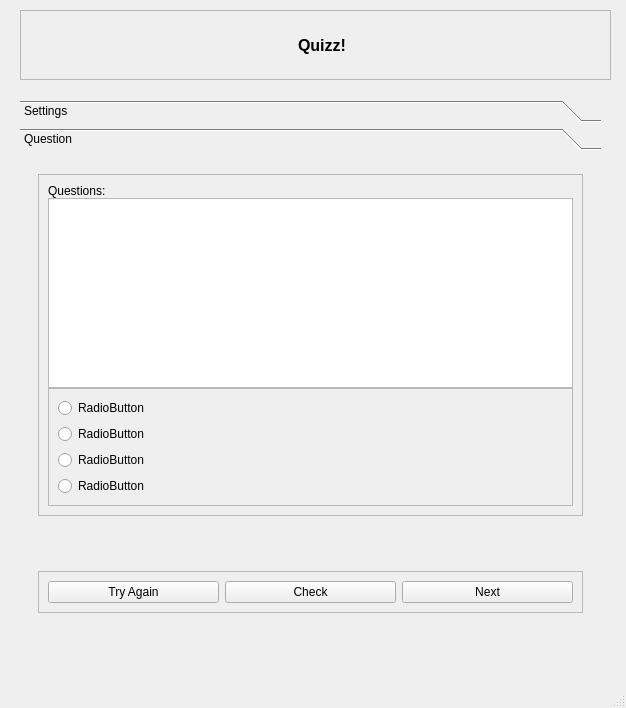
<?xml version="1.0" encoding="UTF-8"?>
<ui version="4.0">
 <class>MainWindow</class>
 <widget class="QMainWindow" name="MainWindow">
  <property name="geometry">
   <rect>
    <x>0</x>
    <y>0</y>
    <width>626</width>
    <height>708</height>
   </rect>
  </property>
  <property name="windowTitle">
   <string>Quiz</string>
  </property>
  <property name="windowIcon">
   <iconset>
    <normaloff>../../../../Users/DELL/Desktop/craps/qz.png</normaloff>../../../../Users/DELL/Desktop/craps/qz.png</iconset>
  </property>
  <property name="styleSheet">
   <string notr="true">QToolBox::tab,
QPushButton,
QLabel,
QplaintextEdit,
QRadioButton,
QStatusBar,
{
font-family:system-ui;
font-size:14px;
}
#tittle_frame{
background-color:#393e4d;
}

#tittle_frame QLabel{
font-family: Zurich XBIK BT;
font-size:30px;
color:#fff;
}
QToolBoxButton{
min-height:35px;
}
QToolBox::tab{
background:qlineargradient(x1:0,y1:0,x2:0,y2:1,
stop:0#a6a29a,stop:0.4#DDDDDD,
stop:0.6 #D8D8D8,stop:1.0 #a6a29a);
padding:0.10px;
}
QToolBox::tab:selected{
font: italic;
font-weight:600;
}
QLabel{
border-radiu:3px;
padding:5px;
color:#0a3622;
min-height:20px;

}
QcomboBox, QspinBox, QLineEdit{
min-height:20px;
padding:5px;
font-family: Times New Roman;
font-size:14px;
color:#3232CD;
}
QPushButton {
    padding: 10px;
    border-top-right-radius: 10px 15px; /* Using single values for simplicity as multi-value might be interpreted differently */
    border-top-left-radius: 5px;
    border-bottom-left-radius: 10px  15px;
    border-bottom-right-radius: 5px;
    max-width: 200px;
    background-color: #2d6df4;
    font-weight: bold; /* Changed to 'bold' for clearer compatibility */
    color: #fff;
}
</string>
  </property>
  <widget class="QWidget" name="centralwidget">
   <widget class="QToolBox" name="toolBox">
    <property name="geometry">
     <rect>
      <x>20</x>
      <y>100</y>
      <width>581</width>
      <height>531</height>
     </rect>
    </property>
    <property name="currentIndex">
     <number>1</number>
    </property>
    <widget class="QWidget" name="widget">
     <property name="geometry">
      <rect>
       <x>0</x>
       <y>0</y>
       <width>581</width>
       <height>461</height>
      </rect>
     </property>
     <attribute name="label">
      <string>Settings</string>
     </attribute>
     <layout class="QGridLayout" name="gridLayout_3">
      <item row="0" column="0">
       <widget class="QFrame" name="db_frame">
        <property name="frameShadow">
         <enum>QFrame::Shadow::Raised</enum>
        </property>
        <layout class="QGridLayout" name="gridLayout_4">
         <item row="0" column="0">
          <layout class="QHBoxLayout" name="horizontalLayout_2">
           <item>
            <widget class="QLabel" name="label_14">
             <property name="text">
              <string>Number of Questions</string>
             </property>
            </widget>
           </item>
           <item>
            <widget class="QSpinBox" name="spinBox_2">
             <property name="minimum">
              <number>1</number>
             </property>
             <property name="maximum">
              <number>20</number>
             </property>
             <property name="value">
              <number>20</number>
             </property>
            </widget>
           </item>
          </layout>
         </item>
         <item row="4" column="0">
          <spacer name="verticalSpacer_3">
           <property name="orientation">
            <enum>Qt::Orientation::Vertical</enum>
           </property>
           <property name="sizeHint" stdset="0">
            <size>
             <width>20</width>
             <height>289</height>
            </size>
           </property>
          </spacer>
         </item>
         <item row="2" column="0">
          <spacer name="verticalSpacer_2">
           <property name="orientation">
            <enum>Qt::Orientation::Vertical</enum>
           </property>
           <property name="sizeHint" stdset="0">
            <size>
             <width>20</width>
             <height>140</height>
            </size>
           </property>
          </spacer>
         </item>
         <item row="3" column="0">
          <widget class="QFrame" name="frame_2">
           <property name="frameShape">
            <enum>QFrame::Shape::StyledPanel</enum>
           </property>
           <property name="frameShadow">
            <enum>QFrame::Shadow::Raised</enum>
           </property>
           <layout class="QGridLayout" name="gridLayout_2">
            <item row="0" column="0">
             <widget class="QPushButton" name="pushButton_4">
              <property name="text">
               <string>Get New Question</string>
              </property>
             </widget>
            </item>
           </layout>
          </widget>
         </item>
         <item row="1" column="0">
          <layout class="QHBoxLayout" name="horizontalLayout_4">
           <item>
            <widget class="QLabel" name="label_11">
             <property name="text">
              <string>Select Category</string>
             </property>
            </widget>
           </item>
           <item>
            <widget class="QComboBox" name="comboBox_6"/>
           </item>
          </layout>
         </item>
        </layout>
       </widget>
      </item>
     </layout>
    </widget>
    <widget class="QWidget" name="page_2">
     <property name="geometry">
      <rect>
       <x>0</x>
       <y>0</y>
       <width>581</width>
       <height>461</height>
      </rect>
     </property>
     <attribute name="label">
      <string>Question</string>
     </attribute>
     <layout class="QGridLayout" name="gridLayout_5">
      <item row="0" column="0">
       <widget class="QFrame" name="question_frame">
        <property name="frameShape">
         <enum>QFrame::Shape::NoFrame</enum>
        </property>
        <property name="frameShadow">
         <enum>QFrame::Shadow::Raised</enum>
        </property>
        <layout class="QVBoxLayout" name="verticalLayout_3">
         <item>
          <widget class="QFrame" name="questions_frame">
           <property name="frameShape">
            <enum>QFrame::Shape::StyledPanel</enum>
           </property>
           <property name="frameShadow">
            <enum>QFrame::Shadow::Raised</enum>
           </property>
           <layout class="QVBoxLayout" name="verticalLayout_2">
            <property name="spacing">
             <number>0</number>
            </property>
            <item>
             <widget class="QLabel" name="label_10">
              <property name="text">
               <string>Questions:</string>
              </property>
             </widget>
            </item>
            <item>
             <widget class="QPlainTextEdit" name="plainTextEdit"/>
            </item>
            <item>
             <widget class="QFrame" name="answer_frame">
              <property name="frameShape">
               <enum>QFrame::Shape::StyledPanel</enum>
              </property>
              <property name="frameShadow">
               <enum>QFrame::Shadow::Raised</enum>
              </property>
              <layout class="QVBoxLayout" name="verticalLayout">
               <item>
                <widget class="QRadioButton" name="radioButton">
                 <property name="text">
                  <string>RadioButton</string>
                 </property>
                </widget>
               </item>
               <item>
                <widget class="QRadioButton" name="radioButton_2">
                 <property name="text">
                  <string>RadioButton</string>
                 </property>
                </widget>
               </item>
               <item>
                <widget class="QRadioButton" name="radioButton_3">
                 <property name="text">
                  <string>RadioButton</string>
                 </property>
                </widget>
               </item>
               <item>
                <widget class="QRadioButton" name="radioButton_4">
                 <property name="text">
                  <string>RadioButton</string>
                 </property>
                </widget>
               </item>
              </layout>
             </widget>
            </item>
           </layout>
          </widget>
         </item>
         <item>
          <spacer name="verticalSpacer">
           <property name="orientation">
            <enum>Qt::Orientation::Vertical</enum>
           </property>
           <property name="sizeHint" stdset="0">
            <size>
             <width>20</width>
             <height>51</height>
            </size>
           </property>
          </spacer>
         </item>
         <item>
          <widget class="QFrame" name="function_frame">
           <property name="frameShape">
            <enum>QFrame::Shape::StyledPanel</enum>
           </property>
           <property name="frameShadow">
            <enum>QFrame::Shadow::Raised</enum>
           </property>
           <layout class="QHBoxLayout" name="horizontalLayout_3">
            <item>
             <widget class="QPushButton" name="pushButton">
              <property name="text">
               <string>Try Again</string>
              </property>
             </widget>
            </item>
            <item>
             <widget class="QPushButton" name="pushButton_2">
              <property name="text">
               <string>Check</string>
              </property>
             </widget>
            </item>
            <item>
             <widget class="QPushButton" name="pushButton_3">
              <property name="text">
               <string>Next</string>
              </property>
             </widget>
            </item>
           </layout>
          </widget>
         </item>
        </layout>
       </widget>
      </item>
     </layout>
    </widget>
   </widget>
   <widget class="QFrame" name="frame">
    <property name="geometry">
     <rect>
      <x>20</x>
      <y>10</y>
      <width>591</width>
      <height>70</height>
     </rect>
    </property>
    <property name="frameShape">
     <enum>QFrame::Shape::StyledPanel</enum>
    </property>
    <property name="frameShadow">
     <enum>QFrame::Shadow::Raised</enum>
    </property>
    <layout class="QGridLayout" name="gridLayout">
     <item row="0" column="0">
      <spacer name="horizontalSpacer">
       <property name="orientation">
        <enum>Qt::Orientation::Horizontal</enum>
       </property>
       <property name="sizeHint" stdset="0">
        <size>
         <width>315</width>
         <height>20</height>
        </size>
       </property>
      </spacer>
     </item>
     <item row="0" column="1">
      <widget class="QLabel" name="label">
       <property name="maximumSize">
        <size>
         <width>100</width>
         <height>50</height>
        </size>
       </property>
       <property name="text">
        <string/>
       </property>
       <property name="pixmap">
        <pixmap>../../Documents/pz.jpg</pixmap>
       </property>
       <property name="scaledContents">
        <bool>true</bool>
       </property>
      </widget>
     </item>
     <item row="0" column="2">
      <widget class="QLabel" name="label_3">
       <property name="font">
        <font>
         <pointsize>12</pointsize>
         <bold>true</bold>
        </font>
       </property>
       <property name="text">
        <string>Quizz!</string>
       </property>
      </widget>
     </item>
     <item row="0" column="3">
      <spacer name="horizontalSpacer_2">
       <property name="orientation">
        <enum>Qt::Orientation::Horizontal</enum>
       </property>
       <property name="sizeHint" stdset="0">
        <size>
         <width>315</width>
         <height>20</height>
        </size>
       </property>
      </spacer>
     </item>
    </layout>
   </widget>
  </widget>
  <widget class="QMenuBar" name="menubar">
   <property name="geometry">
    <rect>
     <x>0</x>
     <y>0</y>
     <width>626</width>
     <height>26</height>
    </rect>
   </property>
  </widget>
  <widget class="QStatusBar" name="statusbar"/>
 </widget>
 <resources/>
 <connections/>
</ui>
